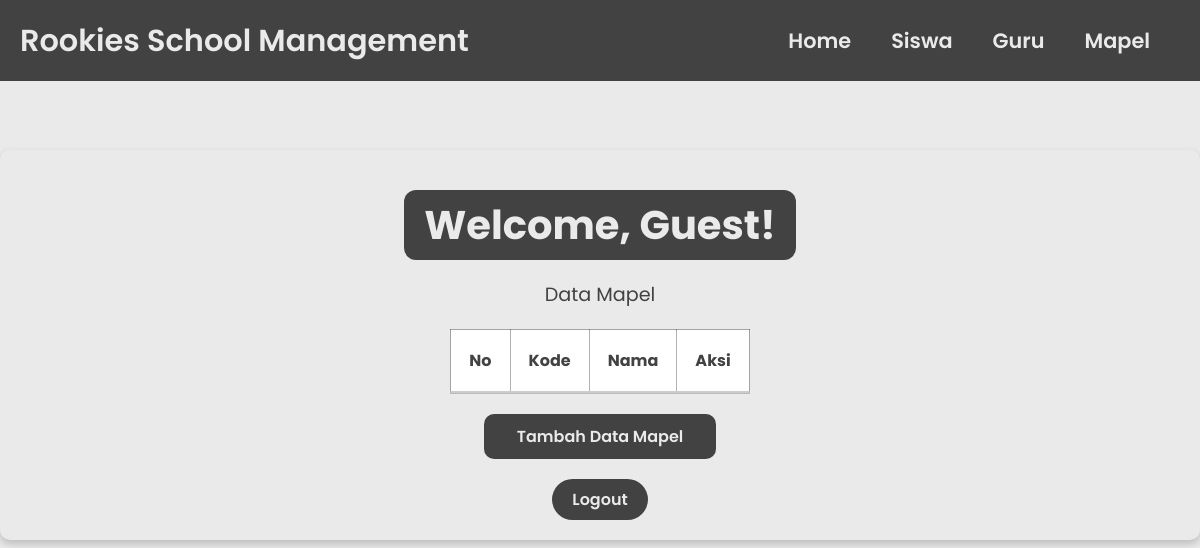
/mapel.php, run on an earlier commit of the app's database.
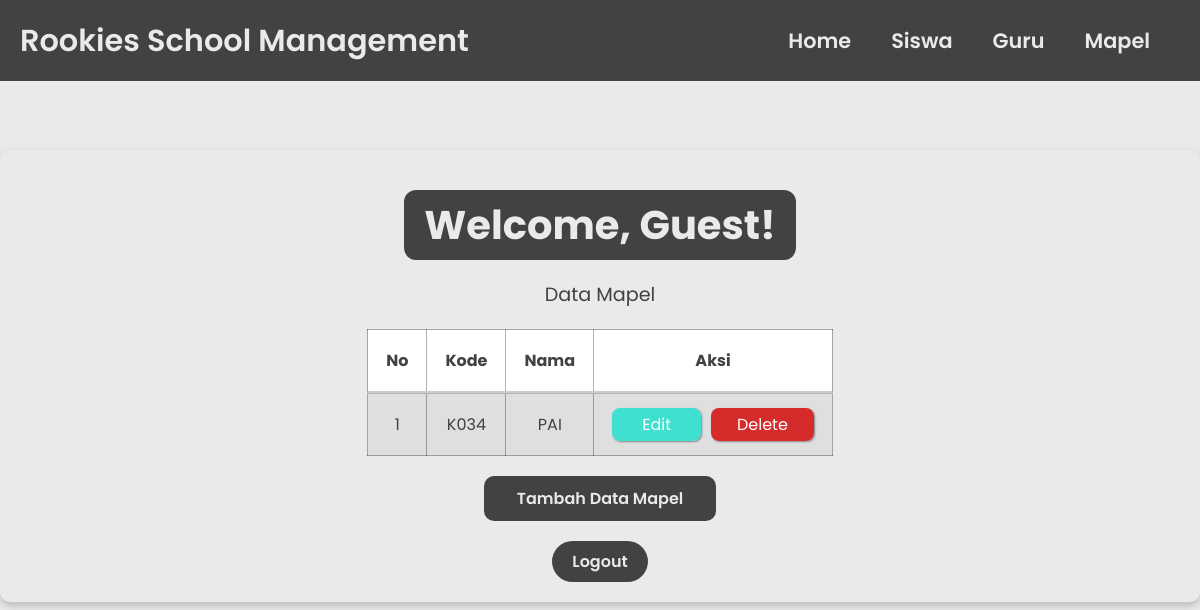
And on a later commit of the database.
### tables this page shows
CREATE TABLE `mapel` (
  `id` int(11) NOT NULL AUTO_INCREMENT,
  `kode` varchar(100) NOT NULL,
  `nama` varchar(100) NOT NULL,
  PRIMARY KEY (`id`)
);

### functions.php (called while the page is built, shortened)
<?php
$host_db    = "localhost";
$user_db    = "root";
$pass_db    = "";
$nama_db    = "sekolah";
$conn    = mysqli_connect($host_db, $user_db, $pass_db, $nama_db);
function query($query) {
  global $conn;
  $result = mysqli_query($conn, $query);
  $rows = [];
  while ( $row = mysqli_fetch_assoc($result) ) {
    $rows[] = $row;
  }
  return $rows;
}
?>

### mapel.php (the view, shortened to what this page needs)
<?php
require "functions.php";
$mapel = query("SELECT * FROM Mapel");
if (!isset($_SESSION['session_username'])) {
    $username = "Guest";
} else {
    $username = htmlspecialchars($_SESSION['session_username']);
}
?>
<!DOCTYPE html>
<html lang="en">
<head>
  <link rel="stylesheet" href="css-file/anggota.css">
</head>
<body>
  <header>
    <div class="brand">Rookies School Management</div>
    <nav>
      <ul>
        <li><a href="anggota.php">Home</a></li>
        <li><a href="siswa.php">Siswa</a></li>
        <li><a href="guru.php">Guru</a></li>
        <li><a href="mapel.php">Mapel</a></li>
      </ul>
    </nav>
  </header>
  <div class="container">
    <h1 class="welcome">Welcome, <?php echo $username; ?>!</h1>
    <p>Data Mapel</p>
    <table border="1" cellpadding="10" cellspacing="0">
      <tr>
        <th>No</th>
        <th>Kode</th>
        <th>Nama</th>
        <th>Aksi</th>
      </tr>
      <?php $i = 1; ?>
      <?php foreach( $mapel as $s ) : ?>
      <tr>
        <td><?= $i; ?></td>
        <td><?= $s["kode"]; ?></td>
        <td><?= $s["nama"]; ?></td>
        <td><a class="edit-btn" href="update.php?tabel=mapel&id=<?= $s['id'] ?>">Edit</a><a class="delete-btn"
            href="delete.php?tabel=mapel&id=<?= $s['id']; ?>">Delete</a></td>
      </tr>
      <?php $i++; ?>
      <?php endforeach; ?>
    </table>
    <a class="add-user" href="create.php?tabel=mapel">Tambah Data Mapel</a>
    <div class="logout-link">
      <form action="<?php echo htmlspecialchars($_SERVER['PHP_SELF']); ?>" method="post">
        <input type="submit" name="logout" class="btn" value="Logout">
      </form>
    </div>
  </div>
</body>
</html>

What changed in the data, as far as the page shows it:
added mapel: kode "K034", nama "PAI"
